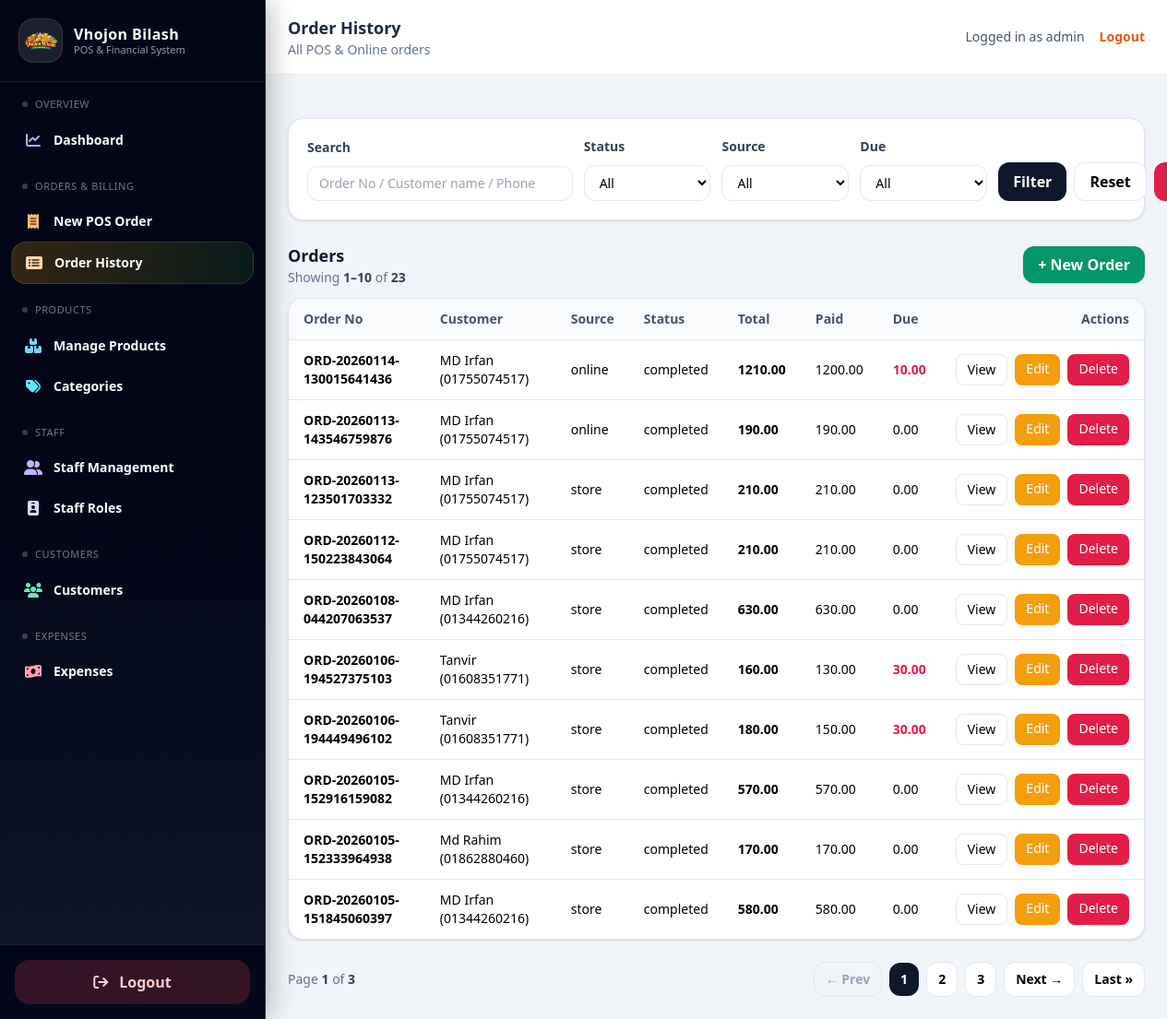
The page /orders/ (signed in) on the database as committed earlier.
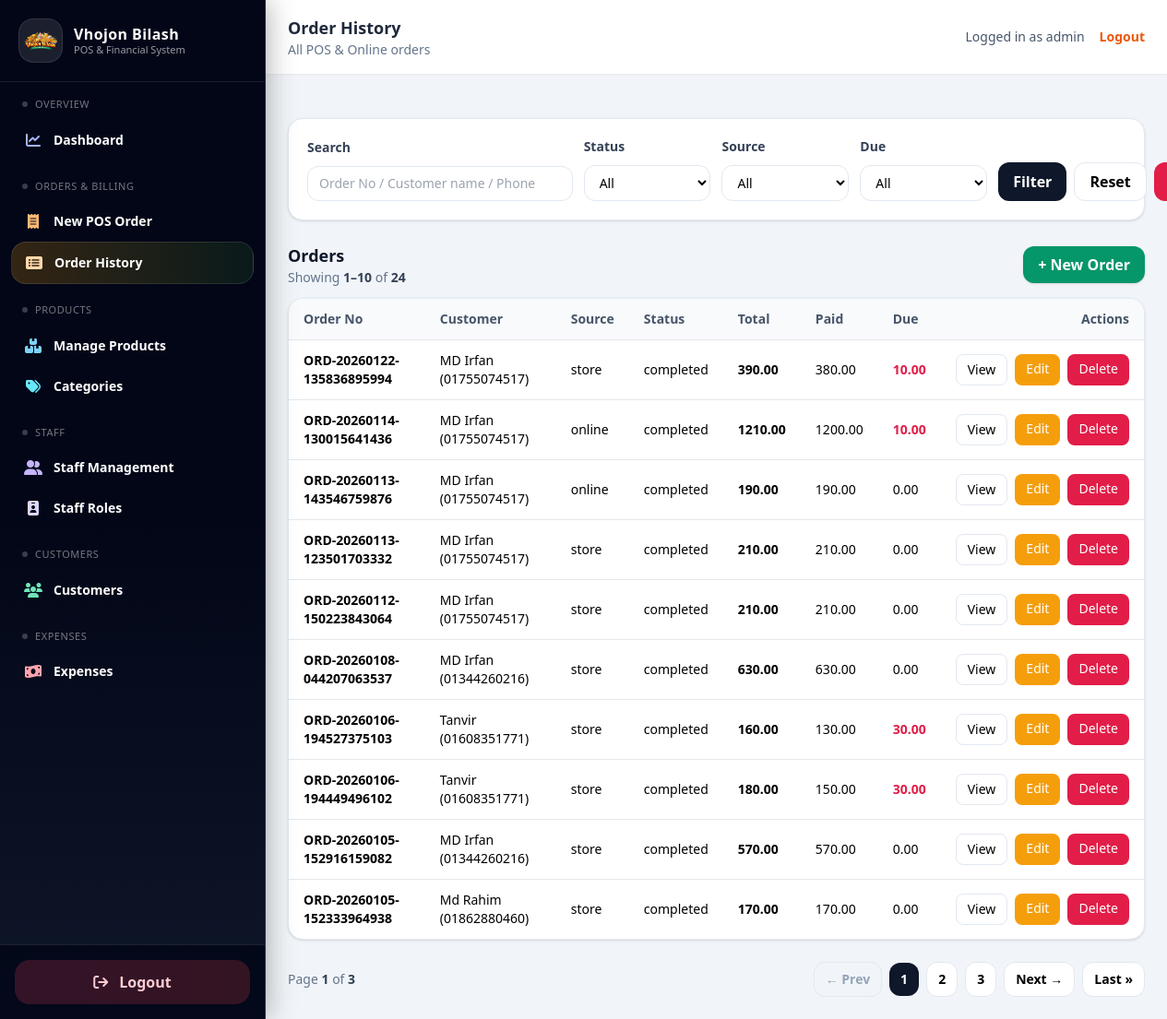
The same page on the database as committed later.
### orders/models.py (models this page shows, shortened)
class TimeStampedModel(models.Model):
    created_at = models.DateTimeField(default=timezone.now, editable=False)
    updated_at = models.DateTimeField(auto_now=True)
    class Meta:
        abstract = True

class Order(TimeStampedModel):
    class Source(models.TextChoices):
        ONLINE = "online", "Online"
        STORE = "store", "Physical Store"
    class Status(models.TextChoices):
        PENDING = "pending", "Pending"
        COMPLETED = "completed", "Completed"
        CANCELLED = "cancelled", "Cancelled"
    class DiscountType(models.TextChoices):
        FIXED = "fixed", "Fixed"
        PERCENT = "percent", "Percent"
    order_no = models.CharField(max_length=50, unique=True)
    customer = models.ForeignKey(
        Customer,
        on_delete=models.SET_NULL,
        null=True,
        blank=True,
        related_name="orders",
    )
    customer_address = models.ForeignKey(
        CustomerAddress,
        on_delete=models.SET_NULL,
        null=True,
        blank=True,
    )
    source = models.CharField(
        max_length=10,
        choices=Source.choices,
        default=Source.STORE,
    )
    status = models.CharField(
        max_length=20,
        choices=Status.choices,
        default=Status.PENDING,
    )
    subtotal = models.DecimalField(max_digits=10, decimal_places=2, default=Decimal("0.00"))
    discount_type = models.CharField(
        max_length=10,
        choices=DiscountType.choices,
        null=True,
        blank=True,
    )
    discount_value = models.DecimalField(
        max_digits=10,
        decimal_places=2,
        null=True,
        blank=True,
    )
    discount_amount = models.DecimalField(max_digits=10, decimal_places=2, default=Decimal("0.00"))
    tax_amount = models.DecimalField(max_digits=10, decimal_places=2, default=Decimal("0.00"))
    grand_total = models.DecimalField(max_digits=10, decimal_places=2, default=Decimal("0.00"))
    paid_total = models.DecimalField(max_digits=10, decimal_places=2, default=Decimal("0.00"))
    due_total = models.DecimalField(max_digits=10, decimal_places=2, default=Decimal("0.00"))
    notes = models.TextField(blank=True, null=True)
    ordered_at = models.DateTimeField(default=timezone.now)

### customers/models.py (models this page shows, shortened)
class TimeStampedModel(models.Model):
    created_at = models.DateTimeField(default=timezone.now, editable=False)
    updated_at = models.DateTimeField(auto_now=True)
    class Meta:
        abstract = True

class Customer(TimeStampedModel):
    name = models.CharField(max_length=150)
    phone = models.CharField(max_length=20, unique=True)
    def __str__(self):
        return f"{self.name} ({self.phone})"

### orders/views.py (the view)
# urls.py: path("", views.order_list, name="order_list"),
@login_required
def order_list(request):
    qs = Order.objects.select_related("customer").order_by("-id")
    q = request.GET.get("q", "").strip()
    status = request.GET.get("status", "").strip()
    source = request.GET.get("source", "").strip()
    due = request.GET.get("due", "").strip()
    if q:
        qs = qs.filter(
            Q(order_no__icontains=q) |
            Q(customer__name__icontains=q) |
            Q(customer__phone__icontains=q)
        )
    if status:
        qs = qs.filter(status=status)
    if source:
        qs = qs.filter(source=source)
    if due == "1":
        qs = qs.filter(due_total__gt=0)
    elif due == "0":
        qs = qs.filter(due_total__lte=0)
    paginator = Paginator(qs, 10)
    page_number = request.GET.get("page")
    page_obj = paginator.get_page(page_number)
    context = {
        "page_obj": page_obj,
        "orders": page_obj.object_list,
        "q": q,
        "status": status,
        "source": source,
        "due": due,
        "status_choices": getattr(Order.Status, "choices", []),
        "source_choices": getattr(Order.Source, "choices", []),
        "due_choices": [
            ("", "All"),
            ("1", "Due Only"),
            ("0", "Paid Only"),
        ],
    }
    return render(request, "orders/order_list.html", context)

### orders/templates/orders/order_list.html (shortened to what the changed rows need)
{% extends "base.html" %}
{% block top_title %}Order History{% endblock %}
{% block content %}
  <div class="flex items-center justify-between mb-3">
    <div>
      <h2 class="text-lg font-semibold text-slate-900">Orders</h2>
      {% if page_obj %}
        <p class="text-sm text-slate-500">
          Showing
          <span class="font-semibold text-slate-700">
            {{ page_obj.start_index }}–{{ page_obj.end_index }}
          </span>
          of
          <span class="font-semibold text-slate-700">
            {{ page_obj.paginator.count }}
          </span>
        </p>
      {% endif %}
    </div>
  </div>
  <div class="bg-white rounded-2xl shadow border border-slate-200 overflow-hidden">
    <div class="overflow-x-auto">
      <table class="min-w-full text-sm">
        <thead class="bg-slate-50">
          <tr class="text-left text-slate-600 border-b">
            <th class="py-3 px-4">Order No</th>
            <th class="py-3 px-4">Customer</th>
            <th class="py-3 px-4">Source</th>
            <th class="py-3 px-4">Status</th>
            <th class="py-3 px-4">Total</th>
            <th class="py-3 px-4">Paid</th>
            <th class="py-3 px-4">Due</th>
            <th class="py-3 px-4 text-right">Actions</th>
          </tr>
        </thead>
        <tbody>
          {% for o in page_obj %}
            <tr class="border-b last:border-b-0 hover:bg-slate-50">
              <td class="py-3 px-4 font-semibold">{{ o.order_no }}</td>
              <td class="py-3 px-4">
                {% if o.customer %}{{ o.customer }}{% else %}-{% endif %}
              </td>
              <td class="py-3 px-4">{{ o.source }}</td>
              <td class="py-3 px-4">{{ o.status }}</td>
              <td class="py-3 px-4 font-semibold">{{ o.grand_total }}</td>
              <td class="py-3 px-4">{{ o.paid_total }}</td>
              <td class="py-3 px-4 {% if o.due_total > 0 %}text-rose-600 font-semibold{% endif %}">
                {{ o.due_total }}
              </td>
              <td class="py-3 px-4">
                <div class="flex justify-end gap-2">
                  <a href="{% url 'orders:order_detail' o.pk %}"
                     class="px-3 py-1.5 rounded-lg bg-white border border-slate-200 hover:bg-slate-50">
                    View
                  </a>
                  <a href="{% url 'orders:order_update' o.pk %}"
                     class="px-3 py-1.5 rounded-lg bg-amber-500 text-white hover:bg-amber-600">
                    Edit
                  </a>
                  <a href="{% url 'orders:order_delete' o.pk %}"
                     class="px-3 py-1.5 rounded-lg bg-rose-600 text-white hover:bg-rose-700">
                    Delete
                  </a>
                </div>
              </td>
            </tr>
          {% empty %}
            <tr>
              <td colspan="8" class="py-8 text-center text-slate-500">No orders found.</td>
            </tr>
          {% endfor %}
        </tbody>
      </table>
    </div>
  </div>
  {% if page_obj.paginator.num_pages > 1 %}
    <div class="mt-6 flex flex-col sm:flex-row items-center justify-between gap-3">
      <div class="flex items-center gap-2">
        {% with qs="q="|add:q|add:"&status="|add:status|add:"&source="|add:source|add:"&due="|add:due %}
          {% if page_obj.has_previous %}
            <a href="?{{ qs }}&page={{ page_obj.previous_page_number }}"
               class="px-3 py-2 rounded-xl bg-white border border-slate-200 hover:bg-slate-50 text-sm font-semibold">
              ← Prev
            </a>
          {% else %}
            <span class="px-3 py-2 rounded-xl bg-slate-100 border border-slate-200 text-sm font-semibold text-slate-400 cursor-not-allowed">
              ← Prev
            </span>
          {% endif %}
          {% for n in page_obj.paginator.page_range %}
            {% if n == page_obj.number %}
              <span class="px-3 py-2 rounded-xl bg-slate-900 text-white text-sm font-semibold">
                {{ n }}
              </span>
            {% elif n >= page_obj.number|add:-2 and n <= page_obj.number|add:2 %}
              <a href="?{{ qs }}&page={{ n }}"
                 class="px-3 py-2 rounded-xl bg-white border border-slate-200 hover:bg-slate-50 text-sm font-semibold">
                {{ n }}
              </a>
            {% endif %}
          {% endfor %}
          {% if page_obj.has_next %}
            <a href="?{{ qs }}&page={{ page_obj.next_page_number }}"
               class="px-3 py-2 rounded-xl bg-white border border-slate-200 hover:bg-slate-50 text-sm font-semibold">
              Next →
            </a>
          {% else %}
            <span class="px-3 py-2 rounded-xl bg-slate-100 border border-slate-200 text-sm font-semibold text-slate-400 cursor-not-allowed">
              Next →
            </span>
          {% endif %}
          {% if page_obj.number < page_obj.paginator.num_pages %}
            <a href="?{{ qs }}&page={{ page_obj.paginator.num_pages }}"
               class="px-3 py-2 rounded-xl bg-white border border-slate-200 hover:bg-slate-50 text-sm font-semibold">
              Last »
            </a>
          {% endif %}
        {% endwith %}
      </div>
    </div>
  {% endif %}
{% endblock %}

Rows that differ between the two databases and show on the page:
no longer on this page (row unchanged): Order: order_no "ORD-20260105-151845060397", customer "MD Irfan (01344260216)", source "store", status "completed", grand_total "580.00", paid_total "580.00", due_total "0.00"
added Order: order_no "ORD-20260122-135836895994", customer "MD Irfan (01755074517)", source "store", status "completed", grand_total "390.00", paid_total "380.00", due_total "10.00"
Other text that changed with them:
{{ page_obj.paginator.count }}: "23" → "24"
